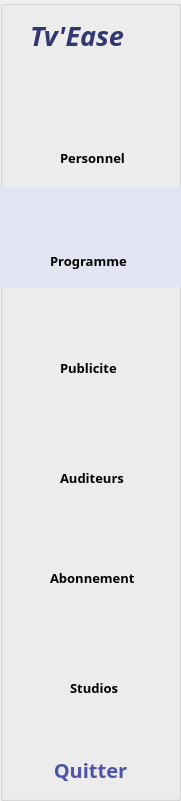
  <widget class="QGroupBox" name="groupBox_2">
   <property name="geometry">
    <rect>
     <x>0</x>
     <y>0</y>
     <width>181</width>
     <height>801</height>
    </rect>
   </property>
   <property name="styleSheet">
    <string notr="true">background-image: url(:/img/images/background.jpg);
</string>
   </property>
   <property name="title">
    <string/>
   </property>
   <widget class="QWidget" name="verticalLayoutWidget_2">
    <property name="geometry">
     <rect>
      <x>0</x>
      <y>80</y>
      <width>181</width>
      <height>740</height>
     </rect>
    </property>
    <property name="sizePolicy">
     <sizepolicy hsizetype="Preferred" vsizetype="Preferred">
      <horstretch>0</horstretch>
      <verstretch>0</verstretch>
     </sizepolicy>
    </property>
    <layout class="QVBoxLayout" name="verticalLayout_2">
     <item>
      <widget class="QPushButton" name="pushButton_9">
       <property name="sizePolicy">
        <sizepolicy hsizetype="Minimum" vsizetype="Preferred">
         <horstretch>0</horstretch>
         <verstretch>0</verstretch>
        </sizepolicy>
       </property>
       <property name="styleSheet">
        <string notr="true">QPushButton{
background-color: transparent;
	background-image: url();
    font-family: Neue Haas Grotesk Text Pro Thin; 
    font-weight: bold; 
    font-size: 20px; 
border : none ; 
border-radius : 0 px ;
color : #4D53A8 ; 
}
QPushButton:hover{
background-color: #E3E4F2;
 
}

</string>
       </property>
       <property name="text">
        <string/>
       </property>
       <property name="icon">
        <iconset resource="source.qrc">
         <normaloff>:/img/images/perso.png</normaloff>:/img/images/perso.png</iconset>
       </property>
       <property name="iconSize">
        <size>
         <width>30</width>
         <height>30</height>
        </size>
       </property>
      </widget>
     </item>
     <item>
      <widget class="QPushButton" name="pushButton_10">
       <property name="sizePolicy">
        <sizepolicy hsizetype="Minimum" vsizetype="Preferred">
         <horstretch>0</horstretch>
         <verstretch>0</verstretch>
        </sizepolicy>
       </property>
       <property name="styleSheet">
        <string notr="true">background-color: #E3E4F2;
	background-image: url();

  font-family: Neue Haas Grotesk Text Pro Thin, sans-serif; 
  font-weight: bold; 
    font-size: 20px; 
border : none ; 
border-radius : 0 px ;
color : #4D53A8 ; </string>
       </property>
       <property name="text">
        <string/>
       </property>
       <property name="icon">
        <iconset resource="source.qrc">
         <normaloff>:/img/images/program.png</normaloff>:/img/images/program.png</iconset>
       </property>
       <property name="iconSize">
        <size>
         <width>30</width>
         <height>30</height>
        </size>
       </property>
      </widget>
     </item>
     <item>
      <widget class="QPushButton" name="pushButton_11">
       <property name="sizePolicy">
        <sizepolicy hsizetype="Minimum" vsizetype="Preferred">
         <horstretch>0</horstretch>
         <verstretch>0</verstretch>
        </sizepolicy>
       </property>
       <property name="styleSheet">
        <string notr="true">QPushButton{
background-color: transparent;
	background-image: url();
    font-family: Neue Haas Grotesk Text Pro Thin; 
    font-weight: bold; 
    font-size: 20px; 
border : none ; 
border-radius : 0 px ;
color : #4D53A8 ; 
}
QPushButton:hover{
background-color: #E3E4F2;
 
}

</string>
       </property>
       <property name="text">
        <string/>
       </property>
       <property name="icon">
        <iconset resource="source.qrc">
         <normaloff>:/img/images/pub.png</normaloff>:/img/images/pub.png</iconset>
       </property>
       <property name="iconSize">
        <size>
         <width>30</width>
         <height>30</height>
        </size>
       </property>
      </widget>
     </item>
     <item>
      <widget class="QPushButton" name="pushButton_12">
       <property name="sizePolicy">
        <sizepolicy hsizetype="Minimum" vsizetype="Preferred">
         <horstretch>0</horstretch>
         <verstretch>0</verstretch>
        </sizepolicy>
       </property>
       <property name="styleSheet">
        <string notr="true">QPushButton{
background-color: transparent;
	background-image: url();
    font-family: Neue Haas Grotesk Text Pro Thin; 
    font-weight: bold; 
    font-size: 20px; 
border : none ; 
border-radius : 0 px ;
color : #4D53A8 ; 
}
QPushButton:hover{
background-color: #E3E4F2;
 
}

</string>
       </property>
       <property name="text">
        <string/>
       </property>
       <property name="icon">
        <iconset resource="source.qrc">
         <normaloff>:/img/images/audi.png</normaloff>:/img/images/audi.png</iconset>
       </property>
       <property name="iconSize">
        <size>
         <width>30</width>
         <height>30</height>
        </size>
       </property>
      </widget>
     </item>
     <item>
      <widget class="QPushButton" name="pushButton_13">
       <property name="sizePolicy">
        <sizepolicy hsizetype="Minimum" vsizetype="Preferred">
         <horstretch>0</horstretch>
         <verstretch>0</verstretch>
        </sizepolicy>
       </property>
       <property name="styleSheet">
        <string notr="true">QPushButton{
background-color: transparent;
	background-image: url();
    font-family: Neue Haas Grotesk Text Pro Thin; 
    font-weight: bold; 
    font-size: 20px; 
border : none ; 
border-radius : 0 px ;
color : #4D53A8 ; 
}
QPushButton:hover{
background-color: #E3E4F2;
 
}

</string>
       </property>
       <property name="text">
        <string/>
       </property>
       <property name="icon">
        <iconset resource="source.qrc">
         <normaloff>:/img/images/abonementtt.png</normaloff>:/img/images/abonementtt.png</iconset>
       </property>
       <property name="iconSize">
        <size>
         <width>30</width>
         <height>30</height>
        </size>
       </property>
      </widget>
     </item>
     <item>
      <widget class="QPushButton" name="pushButton_14">
       <property name="sizePolicy">
        <sizepolicy hsizetype="Minimum" vsizetype="Preferred">
         <horstretch>0</horstretch>
         <verstretch>0</verstretch>
        </sizepolicy>
       </property>
       <property name="styleSheet">
        <string notr="true">QPushButton{
background-color: transparent;
	background-image: url();
    font-family: Neue Haas Grotesk Text Pro Thin; 
    font-weight: bold; 
    font-size: 20px; 
border : none ; 
border-radius : 0 px ;
color : #4D53A8 ; 
}
QPushButton:hover{
background-color: #E3E4F2;
 
}

</string>
       </property>
       <property name="text">
        <string/>
       </property>
       <property name="icon">
        <iconset resource="source.qrc">
         <normaloff>:/img/images/stu.png</normaloff>:/img/images/stu.png</iconset>
       </property>
       <property name="iconSize">
        <size>
         <width>30</width>
         <height>30</height>
        </size>
       </property>
      </widget>
     </item>
     <item>
      <widget class="QPushButton" name="pushButton_15">
       <property name="sizePolicy">
        <sizepolicy hsizetype="Minimum" vsizetype="Preferred">
         <horstretch>0</horstretch>
         <verstretch>0</verstretch>
        </sizepolicy>
       </property>
       <property name="styleSheet">
        <string notr="true">QPushButton{
background-color: transparent;
	background-image: url();
    font-family: Neue Haas Grotesk Text Pro Thin; 
    font-weight: bold; 
    font-size: 20px; 
border : none ; 
border-radius : 0 px ;
color : #4D53A8 ; 
}
QPushButton:hover{
background-color: #E3E4F2;
 
}

</string>
       </property>
       <property name="text">
        <string>Quitter</string>
       </property>
       <property name="icon">
        <iconset resource="source.qrc">
         <normaloff>:/img/images/quit.png</normaloff>:/img/images/quit.png</iconset>
       </property>
       <property name="iconSize">
        <size>
         <width>50</width>
         <height>100</height>
        </size>
       </property>
      </widget>
     </item>
    </layout>
   </widget>
   <widget class="QLabel" name="label">
    <property name="geometry">
     <rect>
      <x>30</x>
      <y>20</y>
      <width>141</width>
      <height>31</height>
     </rect>
    </property>
    <property name="font">
     <font>
      <family>Neue Haas Grotesk Text Pro Extr</family>
      <pointsize>20</pointsize>
      <weight>75</weight>
      <italic>true</italic>
      <bold>true</bold>
     </font>
    </property>
    <property name="styleSheet">
     <string notr="true">border : none ;
background-color: none;
color : #333770 ;
background-image: url();

    </string>
    </property>
    <property name="text">
     <string>Tv'Ease</string>
    </property>
   </widget>
   <widget class="QLabel" name="label_34">
    <property name="geometry">
     <rect>
      <x>60</x>
      <y>470</y>
      <width>71</width>
      <height>16</height>
     </rect>
    </property>
    <property name="font">
     <font>
      <family>Neue Haas Grotesk Text Pro Medi</family>
      <pointsize>10</pointsize>
      <weight>75</weight>
      <bold>true</bold>
     </font>
    </property>
    <property name="styleSheet">
     <string notr="true">background-color: none;
background-image: url();
</string>
    </property>
    <property name="text">
     <string>Auditeurs</string>
    </property>
   </widget>
   <widget class="QLabel" name="label_26">
    <property name="geometry">
     <rect>
      <x>60</x>
      <y>150</y>
      <width>81</width>
      <height>16</height>
     </rect>
    </property>
    <property name="font">
     <font>
      <family>Neue Haas Grotesk Text Pro Medi</family>
      <pointsize>10</pointsize>
      <weight>75</weight>
      <bold>true</bold>
     </font>
    </property>
    <property name="styleSheet">
     <string notr="true">background-color: none;
background-image: url();
</string>
    </property>
    <property name="text">
     <string>Personnel</string>
    </property>
   </widget>
   <widget class="QLabel" name="label_33">
    <property name="geometry">
     <rect>
      <x>60</x>
      <y>360</y>
      <width>61</width>
      <height>16</height>
     </rect>
    </property>
    <property name="font">
     <font>
      <family>Neue Haas Grotesk Text Pro Medi</family>
      <pointsize>10</pointsize>
      <weight>75</weight>
      <bold>true</bold>
     </font>
    </property>
    <property name="styleSheet">
     <string notr="true">background-color: none;
background-image: url();
</string>
    </property>
    <property name="text">
     <string>Publicite</string>
    </property>
   </widget>
   <widget class="QLabel" name="label_35">
    <property name="geometry">
     <rect>
      <x>50</x>
      <y>570</y>
      <width>91</width>
      <height>16</height>
     </rect>
    </property>
    <property name="font">
     <font>
      <family>Neue Haas Grotesk Text Pro Medi</family>
      <pointsize>10</pointsize>
      <weight>75</weight>
      <bold>true</bold>
     </font>
    </property>
    <property name="styleSheet">
     <string notr="true">background-color: none;
background-image: url();
</string>
    </property>
    <property name="text">
     <string>Abonnement</string>
    </property>
   </widget>
   <widget class="QLabel" name="label_32">
    <property name="geometry">
     <rect>
      <x>50</x>
      <y>250</y>
      <width>81</width>
      <height>21</height>
     </rect>
    </property>
    <property name="font">
     <font>
      <family>Neue Haas Grotesk Text Pro Medi</family>
      <pointsize>10</pointsize>
      <weight>75</weight>
      <bold>true</bold>
     </font>
    </property>
    <property name="styleSheet">
     <string notr="true">background-color: none;
background-image: url();
</string>
    </property>
    <property name="text">
     <string>Programme</string>
    </property>
   </widget>
   <widget class="QLabel" name="label_36">
    <property name="geometry">
     <rect>
      <x>70</x>
      <y>680</y>
      <width>61</width>
      <height>16</height>
     </rect>
    </property>
    <property name="font">
     <font>
      <family>Neue Haas Grotesk Text Pro Medi</family>
      <pointsize>10</pointsize>
      <weight>75</weight>
      <bold>true</bold>
     </font>
    </property>
    <property name="styleSheet">
     <string notr="true">background-color: none;
background-image: url();
</string>
    </property>
    <property name="text">
     <string>Studios</string>
    </property>
   </widget>
  </widget>
